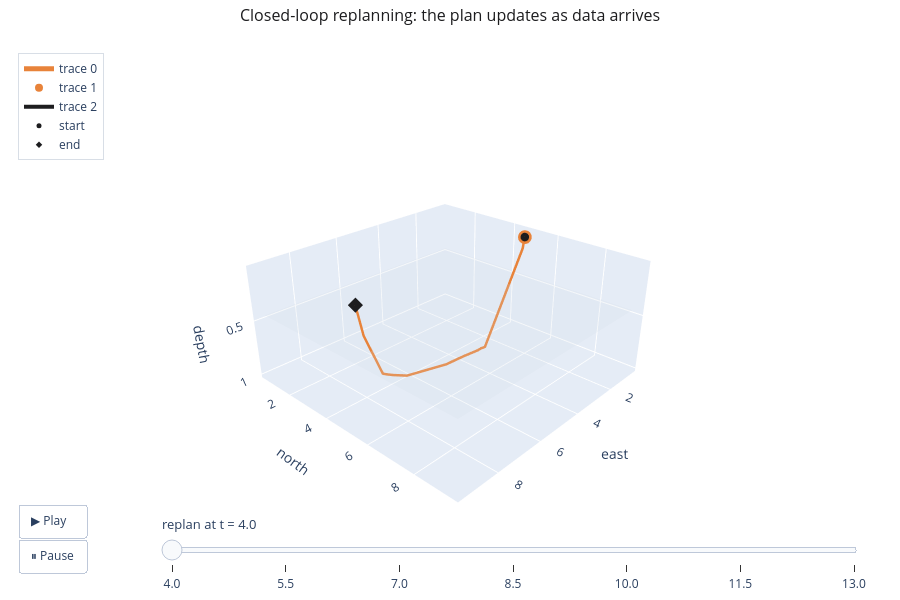

The code cell stored with this chart in its notebook:
### Markdown cell above
Two honest readings. Under the identical controller, the realistic decaying forecast reaches
the destination several percent faster than a no-skill persistence forecast — that margin *is*
the value of forecast skill, and it is stable across runs. But closed-loop control does not
reach the perfect-foreknowledge ideal: committing to short intervals and re-optimizing locally
carries an overhead. That gap is the honest price of not knowing the future — and the reason a
real glider both forecasts *and* replans.

The animation below makes the mechanism concrete. Each frame is one **replan**: the glider
(orange dot) advances, the path already flown is drawn solid, and the freshly computed plan
for the remaining route is shown. Watch the plan change as the glider learns that the deep
window is opening. Press **Play**.

### Code cell
plans = cl_decaying.plans
flown = np.array(cl_decaying.flown_path)
issue_t = cl_decaying.issue_times

frames = []
for i, plan in enumerate(plans):
    p = np.array(plan)
    fl = flown[: i + 1]
    frames.append(go.Frame(name=f"{issue_t[i]:.1f}", data=[
        go.Scatter3d(x=p[:, 0], y=p[:, 1], z=p[:, 2], mode="lines",
                     line=dict(color=PALETTE["accent"], width=5)),
        go.Scatter3d(x=[flown[i, 0]], y=[flown[i, 1]], z=[flown[i, 2]], mode="markers",
                     marker=dict(size=8, color=PALETTE["accent"])),
        go.Scatter3d(x=fl[:, 0], y=fl[:, 1], z=fl[:, 2], mode="lines",
                     line=dict(color=PALETTE["ink"], width=4)),
    ]))

gx = np.linspace(0.6, 9.4, 2)
GXm, GYm = np.meshgrid(gx, gx)
static = [
    go.Surface(x=GXm, y=GYm, z=np.full_like(GXm, medium.z_thermocline),
               colorscale=[[0, PALETTE["surface"]], [1, PALETTE["surface"]]],
               opacity=0.18, showscale=False, hoverinfo="skip"),
    go.Scatter3d(x=[float(START[0])], y=[float(START[1])], z=[float(START[2])],
                 mode="markers", marker=dict(size=5, color=PALETTE["ink"], symbol="circle"),
                 name="start"),
    go.Scatter3d(x=[float(END[0])], y=[float(END[1])], z=[float(END[2])],
                 mode="markers", marker=dict(size=5, color=PALETTE["ink"], symbol="diamond"),
                 name="end"),
]
fig = go.Figure(data=[frames[0].data[0], frames[0].data[1], frames[0].data[2], *static],
                frames=frames)
play = dict(label="▶ Play", method="animate",
            args=[None, {"frame": {"duration": 600, "redraw": True}, "fromcurrent": True}])
pause = dict(label="⏸ Pause", method="animate",
             args=[[None], {"frame": {"duration": 0, "redraw": False}, "mode": "immediate"}])
steps = [dict(method="animate", label=f.name,
              args=[[f.name], {"frame": {"duration": 0, "redraw": True}, "mode": "immediate"}])
         for f in frames]
ocean_layout(fig, "Closed-loop replanning: the plan updates as data arrives", height=600)
fig.update_layout(
    updatemenus=[dict(type="buttons", showactive=False, x=0.02, y=0.05,
                      xanchor="left", yanchor="bottom", buttons=[play, pause])],
    sliders=[dict(active=0, x=0.18, len=0.78, y=0.02, yanchor="bottom",
                  currentvalue=dict(prefix="replan at t = ", font=dict(size=13)), steps=steps)])
fig.show()

### Figure 1 — Plotly figure (JSON) as saved in the notebook; plotly's stock layout.template omitted (floating-point values rounded to 4 significant figures)
{"data": [{"line": {"color": "#e8833a", "width": 5}, "mode": "lines", "type": "scatter3d", "x": [1.0, 1.005, 2.799, 2.856, 2.877, 3.019, 3.228, 3.928, 4.129, 4.351, 4.625, 5.001, 7.016, 7.698, 7.787, 7.829, 7.92, 8.139, 8.152, 8.837, 9.0], "y": [5.0, 4.938, 4.745, 4.751, 4.749, 4.747, 4.765, 4.773, 4.781, 4.794, 4.808, 4.835, 4.944, 5.019, 5.031, 5.036, 5.045, 5.07, 5.071, 5.089, 5.0], "z": [0.05, 0.161, 1.0, 0.9999, 0.9997, 0.9942, 0.9926, 0.9757, 0.9705, 0.9652, 0.9585, 0.9492, 0.837, 0.7519, 0.7391, 0.7332, 0.7211, 0.6886, 0.6871, 0.2993, 0.05]}, {"marker": {"color": "#e8833a", "size": 8}, "mode": "markers", "type": "scatter3d", "x": [1.0], "y": [5.0], "z": [0.05]}, {"line": {"color": "#1d1d1f", "width": 4}, "mode": "lines", "type": "scatter3d", "x": [1.0], "y": [5.0], "z": [0.05]}, {"colorscale": [[0, "#cdd8e3"], [1, "#cdd8e3"]], "hoverinfo": "skip", "opacity": 0.18, "showscale": false, "type": "surface", "x": [[0.6, 9.4], [0.6, 9.4]], "y": [[0.6, 0.6], [9.4, 9.4]], "z": [[0.45, 0.45], [0.45, 0.45]]}, {"marker": {"color": "#1d1d1f", "size": 5, "symbol": "circle"}, "mode": "markers", "name": "start", "type": "scatter3d", "x": [1.0], "y": [5.0], "z": [0.05]}, {"marker": {"color": "#1d1d1f", "size": 5, "symbol": "diamond"}, "mode": "markers", "name": "end", "type": "scatter3d", "x": [9.0], "y": [5.0], "z": [0.05]}], "layout": {"height": 600, "legend": {"bgcolor": "rgba(255,255,255,0.6)", "bordercolor": "#d8dee6", "borderwidth": 1, "x": 0.02, "y": 0.98}, "margin": {"b": 0, "l": 0, "r": 0, "t": 42}, "paper_bgcolor": "white", "scene": {"aspectmode": "manual", "aspectratio": {"x": 1, "y": 1, "z": 0.45}, "camera": {"eye": {"x": 1.6, "y": 1.5, "z": 1.1}}, "xaxis": {"showspikes": false, "title": {"text": "east"}}, "yaxis": {"showspikes": false, "title": {"text": "north"}}, "zaxis": {"autorange": "reversed", "showspikes": false, "title": {"text": "depth"}}}, "sliders": [{"active": 0, "currentvalue": {"font": {"size": 13}, "prefix": "replan at t = "}, "len": 0.78, "steps": [{"args": [["4.0"], {"frame": {"duration": 0, "redraw": true}, "mode": "immediate"}], "label": "4.0", "method": "animate"}, {"args": [["5.5"], {"frame": {"duration": 0, "redraw": true}, "mode": "immediate"}], "label": "5.5", "method": "animate"}, {"args": [["7.0"], {"frame": {"duration": 0, "redraw": true}, "mode": "immediate"}], "label": "7.0", "method": "animate"}, {"args": [["8.5"], {"frame": {"duration": 0, "redraw": true}, "mode": "immediate"}], "label": "8.5", "method": "animate"}, {"args": [["10.0"], {"frame": {"duration": 0, "redraw": true}, "mode": "immediate"}], "label": "10.0", "method": "animate"}, {"args": [["11.5"], {"frame": {"duration": 0, "redraw": true}, "mode": "immediate"}], "label": "11.5", "method": "animate"}, {"args": [["13.0"], {"frame": {"duration": 0, "redraw": true}, "mode": "immediate"}], "label": "13.0", "method": "animate"}], "x": 0.18, "y": 0.02, "yanchor": "bottom"}], "title": {"font": {"color": "#1d1d1f", "size": 16}, "text": "Closed-loop replanning: the plan updates as data arrives", "x": 0.5, "xanchor": "center"}, "updatemenus": [{"buttons": [{"args": [null, {"frame": {"duration": 600, "redraw": true}, "fromcurrent": true}], "label": "▶ Play", "method": "animate"}, {"args": [[null], {"frame": {"duration": 0, "redraw": false}, "mode": "immediate"}], "label": "⏸ Pause", "method": "animate"}], "showactive": false, "type": "buttons", "x": 0.02, "xanchor": "left", "y": 0.05, "yanchor": "bottom"}]}}
